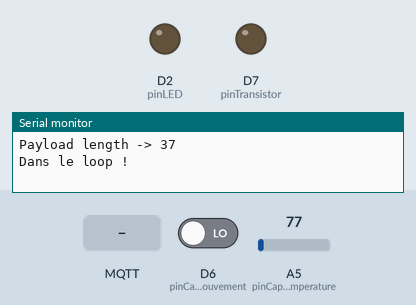
The program below on a simulated Arduino MKR. Shown: output pins drawn as LEDs (lit = HIGH), the last lines printed to the serial monitor. The test bench sets the inputs (shaded band); at power-on: D6 (pinCapteurMouvement) LOW, A5 (pinCapteurTemperature) = 77. WiFi joins after 1.5 s; servers stay silent unless stated; no MQTT or app messages arrive unless stated.

Above: at 2.7 s.
2.8 s: MQTT message "1" arrives on the first subscribed topic
At 4.7 s:
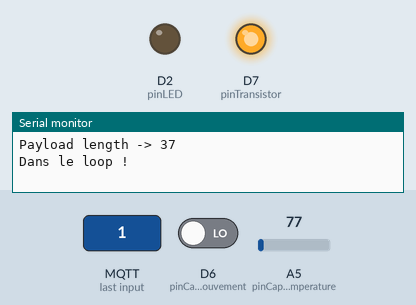
5.0 s: MQTT message "5" arrives on the first subscribed topic
At 7.1 s:
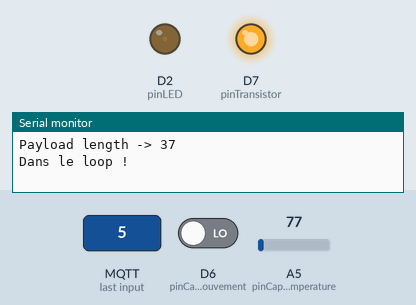
8.0 s: MQTT message "0" arrives on the first subscribed topic
At 9.7 s:
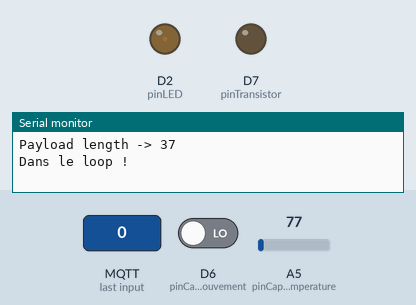
10.0 s: MQTT message "90" arrives on the first subscribed topic
At 12.4 s:
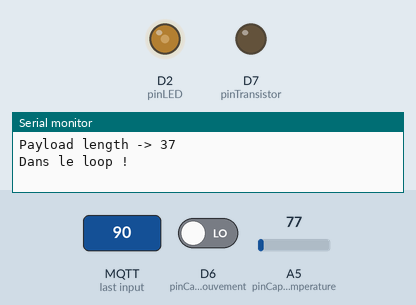
13.0 s: MQTT message "200" arrives on the first subscribed topic
At 15.7 s:
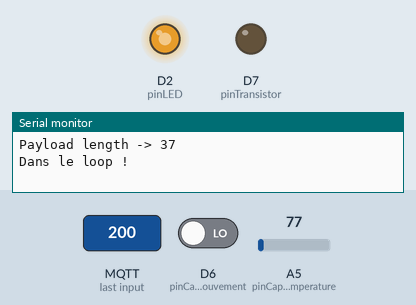
16.0 s: MQTT message "1" arrives on the first subscribed topic
At 17.6 s:
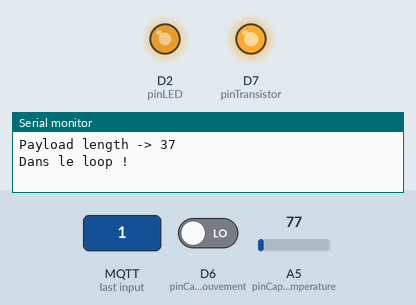
Timing chart, 0 to 19.0 s (numbered marks = the images above; inputs shaded):
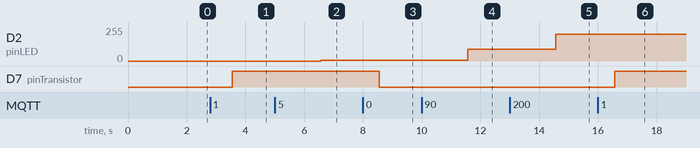

The program:

main.cpp
```cpp
#include <Arduino.h>
#include <SPI.h>
#include "mqtt.hpp"
#include "secrets.h"

const int pinCapteurMouvement = 6;
const int pinTransistor = 7;
const int pinLED = 2;
const int pinCapteurTemperature = A5;

const char ssid[] = SECRET_SSID;
const char pass[] = SECRET_PASS;

const char BROKER[] = BROKER_IP;
const int port = BROKER_PORT;

int valeurCapteurTemperature = 0;
int valeurCapteurMouvement = 0;
int intensiteLED = 0;
double temperature = 0;
int valeurRPC ;


void processReceivedMessage() {
    // Vider la chaîne de caractères avant de recevoir le message
  String valeurRPCString = "";

  int messageSize = mqttClient.parseMessage();
  if (messageSize) {
    // Réception d'un message, affichage du sujet et du contenu
    Serial.print("Message reçu sur le topic '");
    Serial.print(mqttClient.messageTopic());
    Serial.print("', longueur ");
    Serial.print(messageSize);
    Serial.println(" octets :");

    // Affichage du contenu du message
    while (mqttClient.available()) {
      // lire un caractère dans le message MQTT
      char c = mqttClient.read();
      //Serial.print(c);
      valeurRPCString += c;

      // afficher la valeur entière
    }
        // convertir la chaîne de caractères en entier
    int valeurRPC = valeurRPCString.toInt();
    Serial.print("VALEUR RPC APRES CONVERSION = ");
    Serial.println(valeurRPC);

      // traiter la valeur RPC
    if (valeurRPC == 0) {
      Serial.print("LED = ");
      Serial.println(valeurRPC);
      digitalWrite(pinTransistor, LOW);
    } else if (valeurRPC == 1) {
      Serial.print("LED = ");
      Serial.println(valeurRPC);
      digitalWrite(pinTransistor, HIGH);
    } else {
      // effectuer des actions en conséquence
      intensiteLED = valeurRPC;
      Serial.print("Knob = ");
      Serial.println(intensiteLED);
    }
      Serial.print("RPC Value = ");
      Serial.println(valeurRPC);
  }
}

void activerTransistor(int valeurRPC) {
  if (valeurRPC > 0) {
    digitalWrite(pinTransistor, HIGH);  // mettre la broche en niveau haut
  } else {
    digitalWrite(pinTransistor, LOW);  // mettre la broche en niveau bas
  }
}

void setup() {
  // Initialisation de la communication série à 9600 bps :
  Serial.begin(9600);

  // Tentative de connexion au réseau Wi-Fi :
  Serial.print("Tentative de connexion au réseau Wi-Fi WPA : ");
  Serial.println(ssid);
  while (WiFi.begin(ssid, pass) != WL_CONNECTED) {
    // Échec, réessayer
    Serial.print(".");
    delay(5000);
  }

  Serial.println("Connexion au réseau Wi-Fi réussie !");
  Serial.println();

  // Connexion au courtier MQTT :
  Serial.print("Tentative de connexion au courtier MQTT : ");
  Serial.println(BROKER);

  if (!mqttClient.connect(BROKER, port)) {
    Serial.print("Échec de la connexion au courtier MQTT ! Code d'erreur = ");
    Serial.println(mqttClient.connectError());

    while (1);
  }

  Serial.println("Connexion au courtier MQTT réussie !");
  Serial.println();

  // Abonnement à un sujet :
  Serial.print("Abonnement au topic : ");
  Serial.println(commandTopic);
  Serial.println();

  mqttClient.subscribe(commandTopic);

  pinMode(LED_BUILTIN, OUTPUT);
  pinMode(pinTransistor, OUTPUT);
  pinMode(pinCapteurMouvement, INPUT);
  pinMode(pinCapteurTemperature, INPUT);
  pinMode(pinLED, OUTPUT);
}

void loop() {
  processReceivedMessage();
  Serial.println("Dans le loop !");

  // Lecture de la valeur du capteur de mouvement
  valeurCapteurMouvement = digitalRead(pinCapteurMouvement);
  if (valeurCapteurMouvement == HIGH) {
    digitalWrite(LED_BUILTIN, HIGH);
  } else {
    digitalWrite(LED_BUILTIN, LOW);
  }

  delay(1000);

  // Activation et désactivation du transistor
  //activerTransistor(valeurRPC);

  // Lecture de la valeur du capteur de température
  valeurCapteurTemperature = analogRead(pinCapteurTemperature);
  temperature = (double)valeurCapteurTemperature * (5 / 10.24);

  // Changement de la valeur de la LED
  analogWrite(pinLED, intensiteLED);


  /* // print the results to the serial monitor:
    Serial.print("Potention = ");
    Serial.print(valLm35);
    Serial.print("\t Intensite LED = ");
    Serial.println(intensiteLED);
    delay(20);*/

  appendPayload("Temperature", temperature);
  appendPayload("Motion", valeurCapteurMouvement);
  sendPayload();
}
```

mqtt.hpp
```cpp
#include <WiFi101.h>
#include <ArduinoMqttClient.h>

WiFiClient wifiClient;
MqttClient mqttClient(wifiClient);
String Payload = "{"; // Chaine de caractère qui contiendra le message envoyer de l'objet vers thingsboard
bool first = false;

String RPCData, PrevData;

const char stateTopic[]  = "MKR1000/Capteur/telemetries";
const char commandTopic[]  = "MKR1000/Actuateur";
const char KnobTopic[]  = "MKR1000/Actuateur/pwm";
/*
  Fonctionnalité qui permet de créer la chaine de données a envoyé au broker MQTT
  Pour le moment, cette chaine ne doit pas dépassé un maximum de 100 caractère
*/

void appendPayload(String Name, float Val)
{

  if( Payload != "{")
  {
    Payload += ",";
  }

  Payload += "\"";
  Payload += Name;
  Payload += "\": ";
  Payload += Val;

}

/*
  Fonctionnalité qui permet l'envoie de la chaine de caractères sous la forme de paires
  Nom associé a la donnée, Valeur de al donnée
*/

void sendPayload()
{
  char attributes[200];
  Payload += "}";
  Payload.toCharArray(attributes, 200);
  mqttClient.beginMessage(stateTopic);
  mqttClient.print(attributes);
  mqttClient.endMessage();


  Serial.print("Payload -> ");
  Serial.println(Payload);
  Serial.print("Payload length -> ");
  Serial.println(Payload.length());

  Payload="{";

}


// Affiche la payload qui est envoyé ainsi que sa longeur

/*
  Fonctionnalité qui permet de créer la chaine de données a envoyé au broker MQTT
  Pour le moment, cette chaine ne doit pas dépassé un maximum de 100 caractère
*/
// {"ts":1666778909000,"values":{
/*void appendTimestamps(float value)
{
  first = false;
  Payload = "{\"ts\":";
  Payload += value;
  Payload += ",\"values\":{";
}

//"Temperature":23.169,"Humidite":59.411}}
void appendPayload(String Name, float Val)
{
  if (first)
  {
    Payload += ",";
  }
  Payload += "\"";
  Payload += Name;
  Payload += "\": ";
  Payload += Val;
  first = true;
}


void sendPayload()
{
  char attributes[200];
  Payload += "}}";
  Payload.toCharArray(attributes, 200);

  mqttClient.beginMessage(stateTopic);
  mqttClient.print(100);
  mqttClient.endMessage();

  Serial.print("Payload -> ");
  Serial.println(Payload);
  Serial.print("Payload length -> ");
  Serial.println(Payload.length());


}

void sendTempPayload()
{
  char attributes[200];
  Payload.toCharArray(attributes, 200);

  mqttClient.beginMessage(stateTopic);
  mqttClient.print(attributes);
  mqttClient.endMessage();

  Serial.print("Payload -> ");
  Serial.println(Payload);
  Serial.print("Payload length -> ");
  Serial.println(Payload.length());
}*/
```

secrets.h
```cpp
#define SECRET_SSID "HerveStella"
#define SECRET_PASS "Maman123"
#define BROKER_IP "192.168.2.32"
#define BROKER_PORT 1883
```

Measured:
- after the input at 2.8 s, D7 (pinTransistor): LOW → HIGH after 0.76 s
- after the input at 5.0 s, D2 (pinLED): 0/255 → 5/255 after 1.6 s
- after the input at 8.0 s, D7 (pinTransistor): HIGH → LOW after 0.56 s
- after the input at 10.0 s, D2 (pinLED): 5/255 → 90/255 after 1.6 s
- after the input at 13.0 s, D2 (pinLED): 90/255 → 200/255 after 1.6 s
- after the input at 16.0 s, D7 (pinTransistor): LOW → HIGH after 0.57 s
